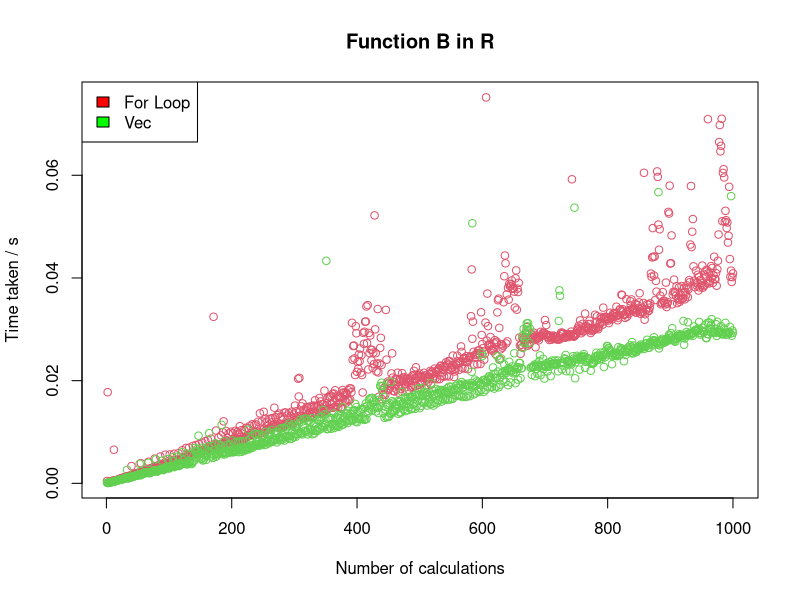

Write the R code that produced this figure.
## ---- chunk 1
Stu1FunBFor <- function(x){
  m3x <- matrix(NA, ncol = 1, nrow = 10)
  res <- matrix(NA, ncol = 1, nrow = 10)
  M <- matrix(rnorm(100), ncol = 10, nrow = 10)
  G <- matrix(rnorm(100), ncol = 1, nrow = 10)
  for(i in 1:10){
    sum <- 0
    for(j in 1:10){
      sum <- sum + M[i,j]^3*x[j]
    }
    m3x[i] <- sum
  }
  for(i in 1:10){
    res[i] = m3x[i] + 3*G[i]
  }
  return(res)
}

Stu1FunBVec <- function(x){
  M <- matrix(rnorm(100), ncol = 10, nrow = 10)
  G <- matrix(rnorm(100), ncol = 1, nrow = 10)
  res <- (M**3)%*%x + 3*G
  return(res)
}

x <- matrix(1, ncol = 1, nrow = 10)

timefor <- vector("numeric", 1000)
for(j in 1:1000){
  tic <- Sys.time()
  for(i in 1:j){
    resBfor <- Stu1FunBFor(x)
  }
  toc <- Sys.time()
  timefor[i] <- toc - tic
}


timevec <- vector("numeric", 1000)
for(j in 1:1000){
  tic <- Sys.time()
  for(i in 1:j){
  resBvec <- Stu1FunBVec(x)
  }
  toc <- Sys.time()
  timevec[i] <- toc - tic
}

plot(timefor,col = 2, main = "Function B in R",xlab = "Number of calculations",ylab = "Time taken / s")
points(timevec, col = 3)
legend("topleft",c("For Loop","Vec"), fill = c("red","green"))
